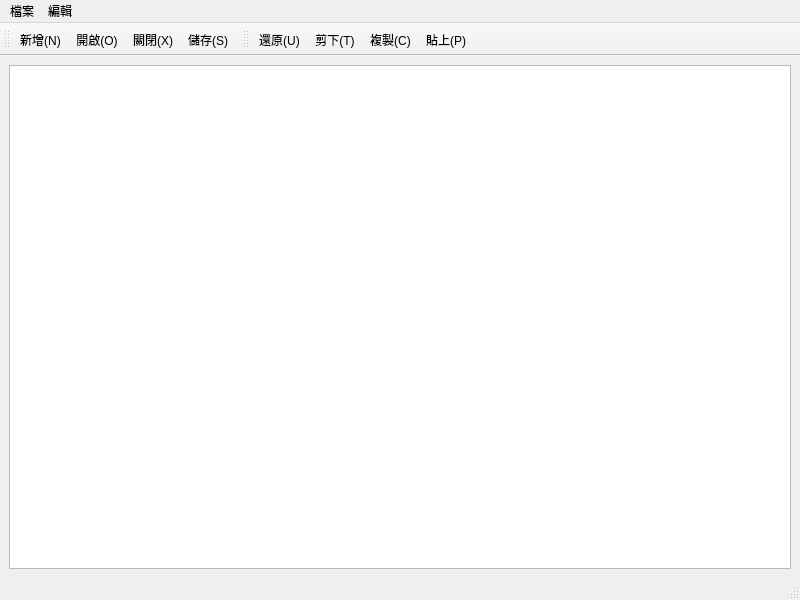
<?xml version="1.0" encoding="UTF-8"?>
<ui version="4.0">
 <class>MainWindow</class>
 <widget class="QMainWindow" name="MainWindow">
  <property name="geometry">
   <rect>
    <x>0</x>
    <y>0</y>
    <width>800</width>
    <height>600</height>
   </rect>
  </property>
  <property name="windowTitle">
   <string>MainWindow</string>
  </property>
  <widget class="QWidget" name="centralwidget">
   <layout class="QHBoxLayout" name="horizontalLayout">
    <item>
     <widget class="QTextEdit" name="textEdit"/>
    </item>
   </layout>
  </widget>
  <widget class="QMenuBar" name="menubar">
   <property name="geometry">
    <rect>
     <x>0</x>
     <y>0</y>
     <width>800</width>
     <height>18</height>
    </rect>
   </property>
   <widget class="QMenu" name="menu">
    <property name="title">
     <string>檔案</string>
    </property>
    <addaction name="actionNew"/>
    <addaction name="actionOpen"/>
    <addaction name="actionClose"/>
    <addaction name="separator"/>
    <addaction name="actionSave"/>
    <addaction name="actionAS"/>
    <addaction name="separator"/>
    <addaction name="actionQuit"/>
   </widget>
   <widget class="QMenu" name="menu_2">
    <property name="title">
     <string>編輯</string>
    </property>
    <addaction name="actionUndo"/>
    <addaction name="actionCut"/>
    <addaction name="actionCopy"/>
    <addaction name="actionPaste"/>
   </widget>
   <addaction name="menu"/>
   <addaction name="menu_2"/>
  </widget>
  <widget class="QStatusBar" name="statusbar"/>
  <widget class="QToolBar" name="toolBar">
   <property name="windowTitle">
    <string>toolBar</string>
   </property>
   <attribute name="toolBarArea">
    <enum>TopToolBarArea</enum>
   </attribute>
   <attribute name="toolBarBreak">
    <bool>false</bool>
   </attribute>
   <addaction name="actionNew"/>
   <addaction name="actionOpen"/>
   <addaction name="actionClose"/>
   <addaction name="actionSave"/>
  </widget>
  <widget class="QToolBar" name="toolBar_2">
   <property name="windowTitle">
    <string>toolBar_2</string>
   </property>
   <attribute name="toolBarArea">
    <enum>TopToolBarArea</enum>
   </attribute>
   <attribute name="toolBarBreak">
    <bool>false</bool>
   </attribute>
   <addaction name="actionUndo"/>
   <addaction name="actionCut"/>
   <addaction name="actionCopy"/>
   <addaction name="actionPaste"/>
  </widget>
  <action name="actionNew">
   <property name="icon">
    <iconset resource="icons.qrc">
     <normaloff>:/icons/images/new.png</normaloff>:/icons/images/new.png</iconset>
   </property>
   <property name="text">
    <string>新增(&amp;N)</string>
   </property>
   <property name="toolTip">
    <string>新增檔案</string>
   </property>
   <property name="shortcut">
    <string>Ctrl+N</string>
   </property>
  </action>
  <action name="actionOpen">
   <property name="icon">
    <iconset resource="icons.qrc">
     <normaloff>:/icons/images/open.png</normaloff>:/icons/images/open.png</iconset>
   </property>
   <property name="text">
    <string>開啟(&amp;O)</string>
   </property>
   <property name="toolTip">
    <string>開啟檔案</string>
   </property>
   <property name="shortcut">
    <string>Ctrl+O</string>
   </property>
  </action>
  <action name="actionClose">
   <property name="icon">
    <iconset>
     <normaloff>images/close.jpg</normaloff>images/close.jpg</iconset>
   </property>
   <property name="text">
    <string>關閉(&amp;X)</string>
   </property>
   <property name="toolTip">
    <string>關閉檔案</string>
   </property>
   <property name="shortcut">
    <string>Ctrl+W</string>
   </property>
  </action>
  <action name="actionSave">
   <property name="icon">
    <iconset resource="icons.qrc">
     <normaloff>:/icons/images/save.png</normaloff>:/icons/images/save.png</iconset>
   </property>
   <property name="text">
    <string>儲存(&amp;S)</string>
   </property>
   <property name="toolTip">
    <string>儲存檔案</string>
   </property>
   <property name="shortcut">
    <string>Ctrl+S</string>
   </property>
  </action>
  <action name="actionAS">
   <property name="icon">
    <iconset resource="icons.qrc">
     <normaloff>:/icons/images/asave.png</normaloff>:/icons/images/asave.png</iconset>
   </property>
   <property name="text">
    <string>另存(&amp;A)</string>
   </property>
   <property name="toolTip">
    <string>另存新檔</string>
   </property>
   <property name="shortcut">
    <string>Ctrl+Shift+C</string>
   </property>
  </action>
  <action name="actionQuit">
   <property name="icon">
    <iconset>
     <normaloff>images/quit.png</normaloff>images/quit.png</iconset>
   </property>
   <property name="text">
    <string>退出(&amp;Q)</string>
   </property>
   <property name="toolTip">
    <string>退出程式</string>
   </property>
   <property name="shortcut">
    <string>Ctrl+Q</string>
   </property>
  </action>
  <action name="actionUndo">
   <property name="icon">
    <iconset resource="icons.qrc">
     <normaloff>:/icons/images/undo.png</normaloff>:/icons/images/undo.png</iconset>
   </property>
   <property name="text">
    <string>還原(&amp;U)</string>
   </property>
   <property name="toolTip">
    <string>還原</string>
   </property>
   <property name="shortcut">
    <string>Ctrl+Z</string>
   </property>
  </action>
  <action name="actionCut">
   <property name="icon">
    <iconset resource="icons.qrc">
     <normaloff>:/icons/images/cut.png</normaloff>:/icons/images/cut.png</iconset>
   </property>
   <property name="text">
    <string>剪下(&amp;T)</string>
   </property>
   <property name="toolTip">
    <string>剪下</string>
   </property>
   <property name="shortcut">
    <string>Ctrl+X</string>
   </property>
  </action>
  <action name="actionCopy">
   <property name="icon">
    <iconset resource="icons.qrc">
     <normaloff>:/icons/images/copy.png</normaloff>:/icons/images/copy.png</iconset>
   </property>
   <property name="text">
    <string>複製(&amp;C)</string>
   </property>
   <property name="toolTip">
    <string>複製</string>
   </property>
   <property name="shortcut">
    <string>Ctrl+C</string>
   </property>
  </action>
  <action name="actionPaste">
   <property name="icon">
    <iconset resource="icons.qrc">
     <normaloff>:/icons/images/paste.png</normaloff>:/icons/images/paste.png</iconset>
   </property>
   <property name="text">
    <string>貼上(&amp;P)</string>
   </property>
   <property name="toolTip">
    <string>貼上</string>
   </property>
   <property name="shortcut">
    <string>Ctrl+V</string>
   </property>
  </action>
 </widget>
 <resources>
  <include location="icons.qrc"/>
 </resources>
 <connections/>
</ui>
